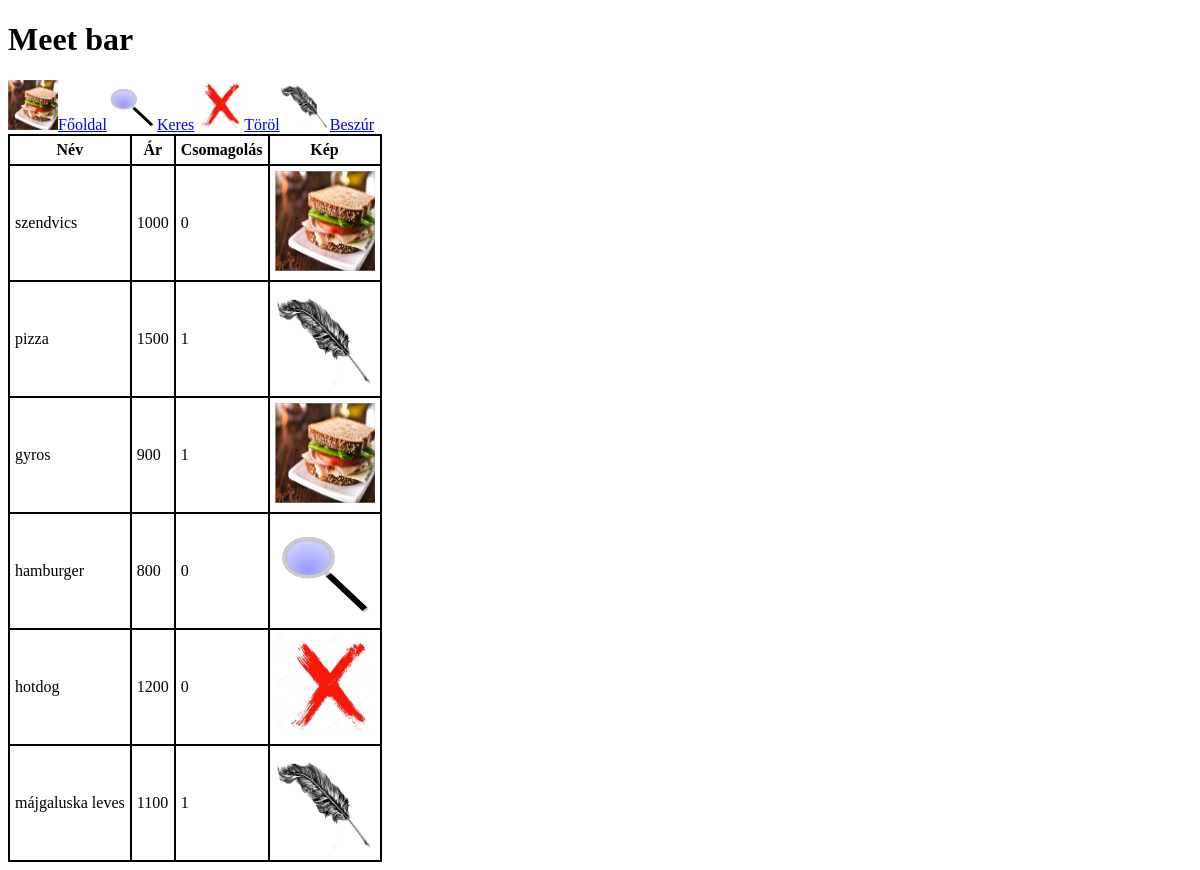
The page / on the database its author committed.
### tables this page shows
CREATE TABLE IF NOT EXISTS `kinalat` (
  `termekID` int(11) NOT NULL AUTO_INCREMENT,
  `ar` int(11) NOT NULL,
  `csomagolas` tinyint(1) NOT NULL,
  `nev` varchar(250) NOT NULL,
  `kep` varchar(50) NOT NULL,
  PRIMARY KEY (`termekID`),
  UNIQUE KEY `termekID` (`termekID`)
);

### index.php (the view, shortened to what this page needs)
<!DOCTYPE html>
<html>
    <head>
    </head>
    <body>
        <?php
        include_once './menu.php';
        include_once './abkapcs.php';
        $sql1 = "SELECT * FROM kinalat";
        $lekerdezes = $kapcsolat->query($sql1) or die("Hiba az 1.lekérdezésben");
        echo "<table>";
        echo "<th>Név</th><th>Ár</th><th>Csomagolás</th><th>Kép</th>";
        if($lekerdezes->num_rows>0){
            while($sor=$lekerdezes->fetch_assoc()){
                echo "<tr>";
                echo "<td>".$sor['nev']."</td><td>".$sor['ar']."</td><td>".$sor['csomagolas']."</td>";
                echo "<td><img src='".$sor['kep']."' /></td>";
                echo "</tr>";
            }
        }
        echo "</table>";
        ?>
    </body>
</html>

### menu.php
<link href="stilus.css" rel="stylesheet" type="text/css"/>
<?php
echo "<h1>Meet bar</h1>";
echo '<nav>';
echo '<a href="index.php"><img src="szendvics.JPG" alt=""/>Főoldal</a>';
echo '<a href="keres.php"><img src="nagyito.JPG" alt=""/>Keres</a>';
echo '<a href="torol.php"><img src="pirosX.JPG" alt=""/>Töröl</a>';
echo '<a href="beszur.php"><img src="toll.JPG" alt=""/>Beszúr</a>';
echo '</nav>';

### stilus.css (style rules this page uses)
img { width: 50px; height: 50px; }
table, th, td { border: 2px solid black; border-collapse: collapse; padding: 5px; }
table img { width: 100px; height: 100px; }

### rows shown on the page
kinalat: nev "szendvics", ar "1000", csomagolas "0", kep (picture)
kinalat: nev "pizza", ar "1500", csomagolas "1", kep (picture)
kinalat: nev "gyros", ar "900", csomagolas "1", kep (picture)
kinalat: nev "hamburger", ar "800", csomagolas "0", kep (picture)
kinalat: nev "hotdog", ar "1200", csomagolas "0", kep (picture)
kinalat: nev "májgaluska leves", ar "1100", csomagolas "1", kep (picture)
